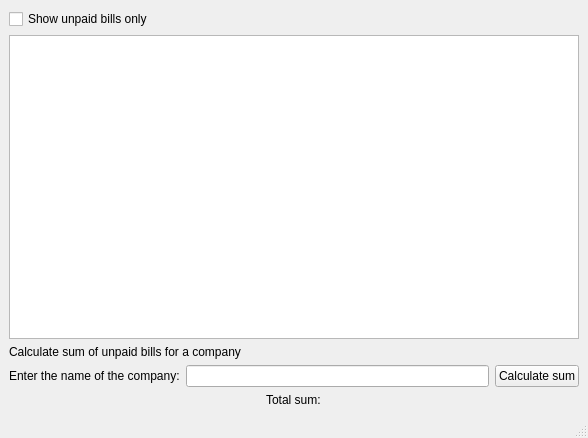
<?xml version="1.0" encoding="UTF-8"?>
<ui version="4.0">
 <class>BillsGUIClass</class>
 <widget class="QMainWindow" name="BillsGUIClass">
  <property name="geometry">
   <rect>
    <x>0</x>
    <y>0</y>
    <width>588</width>
    <height>438</height>
   </rect>
  </property>
  <property name="windowTitle">
   <string>BillsGUIClass</string>
  </property>
  <widget class="QWidget" name="centralwidget">
   <layout class="QVBoxLayout" name="verticalLayout">
    <item>
     <widget class="QCheckBox" name="paidCheckBox">
      <property name="text">
       <string>Show unpaid bills only</string>
      </property>
     </widget>
    </item>
    <item>
     <widget class="QListView" name="listView"/>
    </item>
    <item>
     <widget class="QLabel" name="calculateSumTitle">
      <property name="text">
       <string>Calculate sum of unpaid bills for a company</string>
      </property>
     </widget>
    </item>
    <item>
     <layout class="QHBoxLayout" name="horizontalLayout">
      <item>
       <widget class="QLabel" name="enterCompanyLabel">
        <property name="text">
         <string>Enter the name of the company:</string>
        </property>
       </widget>
      </item>
      <item>
       <widget class="QLineEdit" name="companyInputLineEdit"/>
      </item>
      <item>
       <widget class="QPushButton" name="calculateSumButton">
        <property name="text">
         <string>Calculate sum</string>
        </property>
       </widget>
      </item>
     </layout>
    </item>
    <item alignment="Qt::AlignmentFlag::AlignHCenter">
     <widget class="QLabel" name="totalSumLabel">
      <property name="text">
       <string>Total sum:</string>
      </property>
     </widget>
    </item>
   </layout>
  </widget>
  <widget class="QMenuBar" name="menubar">
   <property name="geometry">
    <rect>
     <x>0</x>
     <y>0</y>
     <width>588</width>
     <height>22</height>
    </rect>
   </property>
  </widget>
  <widget class="QStatusBar" name="statusbar"/>
 </widget>
 <resources/>
 <connections/>
</ui>
